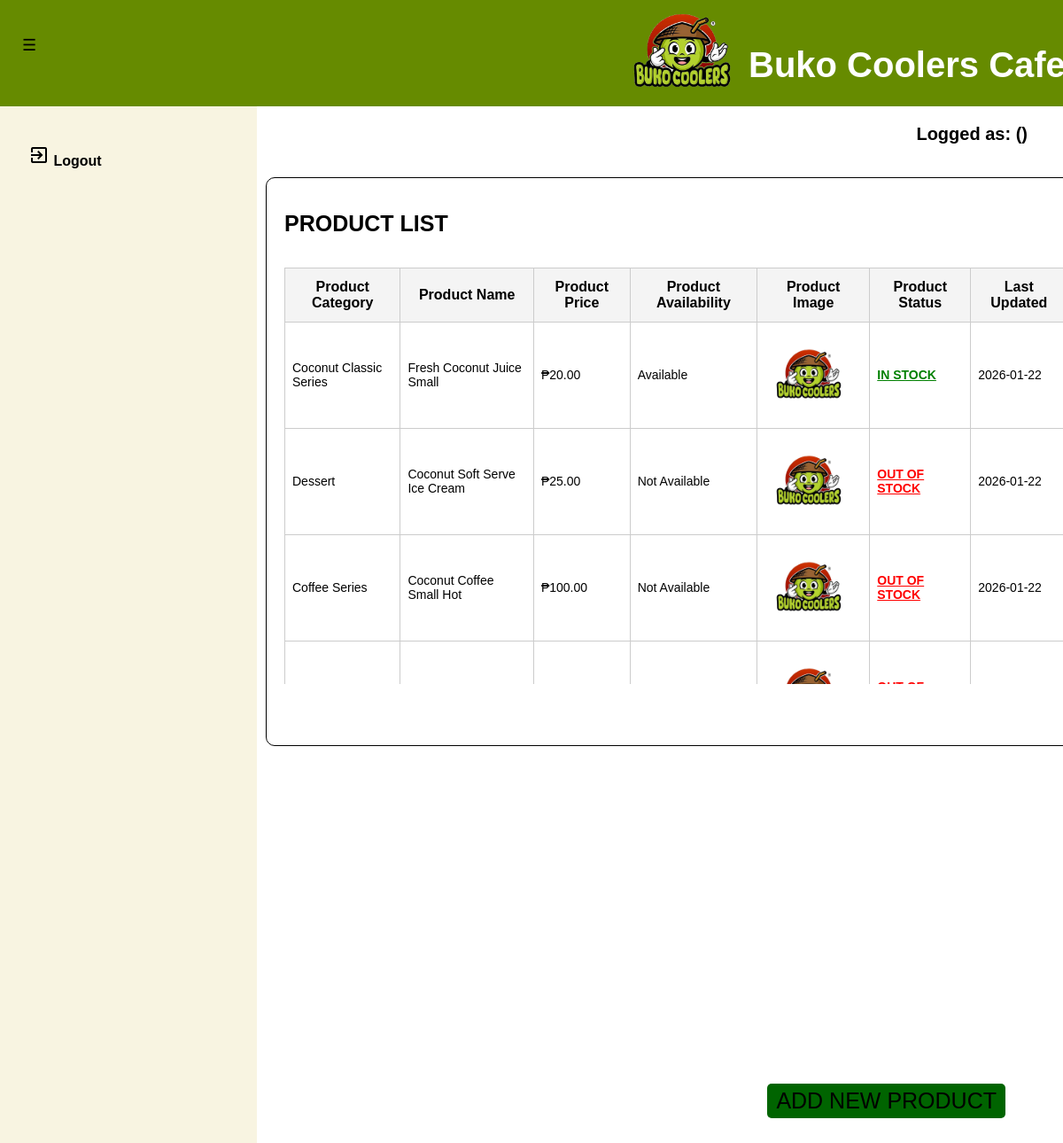
/product_list.php, run on the app's committed database.
### tables this page shows
CREATE TABLE `tbl_products_list` (
  `PK_PROD_LIST` int(11) NOT NULL,
  `PROD_CATEGORY` varchar(50) NOT NULL,
  `PROD_NAME` varchar(255) NOT NULL,
  `PROD_PRICE` decimal(10,2) NOT NULL,
  `PROD_STATUS` varchar(50) NOT NULL,
  `PROD_IMAGE` varchar(255) NOT NULL,
  `STATUS` varchar(25) NOT NULL DEFAULT 'ACTIVE',
  `PROD_TIMESTAMP` datetime NOT NULL DEFAULT current_timestamp()
);

### product_list.php (the view, shortened to what this page needs)
<?php
    include ('database_connection.php');
?>
<!DOCTYPE html>
    <html lang="en">
    <head>
        <link rel="stylesheet" type="text/css" href="styles/dashboard.css">
        <link rel="stylesheet" type="text/css" href="styles/viewdata_style.css">
        <link rel="stylesheet" type="text/css" href="styles/dashboard_style.css">
    </head>
    <body>
        <div class="main_container">
            <header>
                <div id="navleft" class="show_navleft">
                    <span class="toggle-btn" onclick="toggleNav()">&#9776;</span>
                </div>
                <div class="header-content">
                    <div class="header-left">
                        <img src="templates/designs/logo_nonbg.png" alt="Buko Coolers Logo" class="logo">
                        <h1>Buko Coolers Cafe</h1>
                    </div>
                </div>
            </header>
            <div id="sidenav" class="side_nav">
                <a href="logout_action.php" onclick="return confirm('Are you sure do you want to logout?');"><i class="material-icons">exit_to_app</i> Logout</a>
            </div>
        </div>
        <div class="form_container">
            <h1>PRODUCT LIST</h1>
            <div class="table_container_nouppr">
                <div style="overflow-y: auto; height: 470px;">
                    <table class="dataview">
                        <thead>
                            <tr>
                                <th>Product Category</th>
                                <th>Product Name</th>
                                <th>Product Price</th>
                                <th>Product Availability</th>
                                <th>Product Image</th>
                                <th>Product Status</th>
                                <th>Last Updated</th>
                            </tr>
                        </thead>
                        <tbody id="table_body">
                            <tr>
                                <?php
                                    $show_prod = "SELECT PK_PROD_LIST, PROD_CATEGORY, PROD_NAME, PROD_PRICE, PROD_STATUS, PROD_IMAGE, STATUS, DATE_FORMAT(DATE_ADD(PROD_TIMESTAMP, INTERVAL 8 HOUR), '%Y-%m-%d') AS 'PROD_TIMESTAMP' FROM tbl_products_list WHERE STATUS = 'ACTIVE' ORDER BY PROD_TIMESTAMP DESC";
                                    $exec_showprod = mysqli_query($databaseconn, $show_prod);
                                    if (mysqli_num_rows($exec_showprod) > 0) {
                                        while($row = mysqli_fetch_assoc($exec_showprod)){
                                            $ret_prod_cat = $row['PROD_CATEGORY'];
                                            $ret_prod_name = $row['PROD_NAME'];
                                            $ret_prod_price = $row['PROD_PRICE'];
                                            $ret_prod_status = $row['PROD_STATUS'];
                                            $ret_prod_image = $row['PROD_IMAGE'];
                                            $ret_prod_last_udate = $row['PROD_TIMESTAMP'];
                                            $ret_status = $row['STATUS'];
                                            echo "<tr>";
                                            echo "<td>$ret_prod_cat</td>";
                                            echo "<td>$ret_prod_name</td>";
                                            echo "<td>₱" . $ret_prod_price . "</td>";
                                            echo "<td>$ret_prod_status</td>";
                                            echo "<td><img src='$ret_prod_image' width='100' height='100' alt='Image Error.'></td>";
                                            if ($ret_prod_status === "Available" && $ret_status === "ACTIVE"){
                                                echo "<td style='color: green; font-weight: bold; text-decoration: underline;'>IN STOCK</td>";
                                            } else if ($ret_prod_status === "Not Available" && $ret_status === "ACTIVE"){
                                                echo "<td style='color: red; font-weight: bold; text-decoration: underline;'>OUT OF STOCK</td>";
                                            }
                                            echo "<td>$ret_prod_last_udate</td>";
                                        }
                                    } else {
                                        echo "<tr>
                                        <td colspan='8'>No Product Categories found.</td>
                                        </tr>";
                                    }
                                ?>
                            </tr>
                        </tbody>
                    </table>
                </div>
            </div>
            <div class="button_under">
                <form class="list_forms_under" method="POST" action="">
                    <button id="prodadd" name="add_prod">ADD NEW PRODUCT</button>
                </form>
            </div>
        </div>
        <div class="header-right">
            <p>Logged as: <?php echo htmlspecialchars($return_username); ?> (<?php echo htmlspecialchars($return_role); ?>)</p>
    </body>
</html>

### styles/viewdata_style.css (style rules this page uses)
.form_container { position: fixed; top: 200px; left: 300px; padding: 20px; width: 80%; height: 600px; border: 1px solid #000; border-radius: 10px; }
.form_container h1 { text-align: left; font-size: 25px; font-weight: bold; margin-bottom: 20px; }
.table_container_nouppr { position: relative; top: 15px; font-size: 16px; }
.button_under { position: fixed; right: 65px; bottom: 90px; }
#exportcsv, #exportreport, #prodadd, #searchdate, #usradd { margin-top: 10px; padding: 5px 10px; border: none; border-radius: 5px; background-color: darkgreen; color: black; cursor: pointer; font-size: 25px; }
.dataview { width: 100%; border-collapse: collapse; }
.dataview thead th { border: 1px solid #ccc; position: sticky; top: 0; background-color: #f4f4f4; z-index: 3; font-size: 16px; }
.dataview th, .dataview td { border: 1px solid #ccc; padding: 12px; text-align: center; }
.dataview td { border: 1px solid #ccc; padding: 8px; text-align: left; font-size: 14px; }

### styles/dashboard_style.css (style rules this page uses)
body, html { overflow-y: auto; overflow-x: hidden; margin: 0; padding: 0; font-family: Arial, sans-serif; background-color: white; height: 100%; }
header { justify-content: space-between; align-items: flex-start; background-color: #668b00; padding: 10px; color: white; height: 100px; width: 100%; }
.header-content { display: flex; justify-content: space-between; align-items: center; }
.header-left { display: flex; align-items: center; }
.header-left .logo { width: 150px; height: auto; margin-top: -60px; margin-left: 685px; margin-right: 0px; }
.header-left h1 { color: white; font-size: 40px; margin-top: 0px; }
.header-right { position: fixed; top: 120px; right: 40px; font-size: 20px; color: black; font-weight: bold; }
.side_nav { height: calc(100vh - 120px); width: 290px; position: fixed; top: 120px; left: 0; background-color: #F8F4E1; overflow-y: auto; overflow-x: hidden; transition: 0.5s; padding-top: 10px; display: flex; flex-direction: column; }
.side_nav a { padding: 33px 8px 8px 32px; text-decoration: none; font-size: 16px; color: black; display: block; transition: 0.5s; font-weight: bold; }
#navleft { width: 290px; transition: margin-left 0.5s; padding: 16px; }
.toggle-btn { position: fixed; top: 30px; left: -5px; z-index: 1; padding: 10px 30px; color: black; cursor: pointer; font-size: 18px; }

### data on the page
tbl_products_list: PROD_CATEGORY "Coconut Classic Series", PROD_NAME "Fresh Coconut Juice Small", PROD_PRICE "20.00", PROD_STATUS "Available", PROD_IMAGE (picture), STATUS "IN STOCK", ret_prod_last_udate "2026-01-22"
tbl_products_list: PROD_CATEGORY "Dessert", PROD_NAME "Coconut Soft Serve Ice Cream", PROD_PRICE "25.00", PROD_STATUS "Not Available", PROD_IMAGE (picture), STATUS "OUT OF STOCK", ret_prod_last_udate "2026-01-22"
tbl_products_list: PROD_CATEGORY "Coffee Series", PROD_NAME "Coconut Coffee Small Hot", PROD_PRICE "100.00", PROD_STATUS "Not Available", PROD_IMAGE (picture), STATUS "OUT OF STOCK", ret_prod_last_udate "2026-01-22"
tbl_products_list: PROD_IMAGE (picture)
